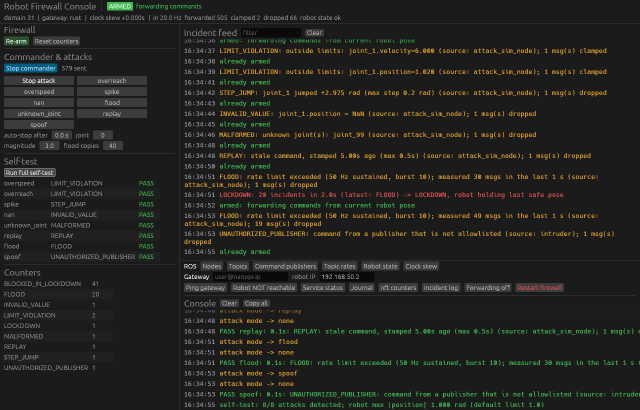
#> input picture docs/firewall_console.png, 1280 x 820 px, found by its file name (shown at 1/2 size)
$ python make_slides.py
#> lines starting #> are read from the running program, lines starting #| are printed output that depends on the picture
"""
Build the LinkedIn carousel: four 1080x1350 (4:5) slides with a shared frame.

  python3 bench/make_slides.py      # -> docs/linkedin/slide_{1..4}.png

Data comes from bench/results/ (see bench/README.md); slide 3 uses
docs/firewall_console.png (console at --zoom 1.5 after a self-test run).
"""
import json
from pathlib import Path

import matplotlib

matplotlib.use('Agg')
import matplotlib.pyplot as plt  # noqa: E402
import matplotlib.ticker  # noqa: E402
from matplotlib.patches import FancyBboxPatch  # noqa: E402
from PIL import Image  # noqa: E402

R = Path('bench/results')
OUT = Path('docs/linkedin')
OUT.mkdir(parents=True, exist_ok=True)
TOTAL = 4
REPO = 'github.com/Amin-Ahmed-G/robotshield'

SURFACE = '#fcfcfb'
CARD = '#f3f2ee'
INK = '#0b0b0b'
INK2 = '#52514e'
MUTED = '#8a8984'
GRID = '#e6e5e0'
BLUE = '#2a78d6'
ORANGE = '#eb6834'
SHADE_ATTACK = '#fbe3d9'
SHADE_LOCK = '#efeee9'

plt.rcParams.update({
    'font.family': 'DejaVu Sans', 'font.size': 13,
    'axes.edgecolor': GRID, 'axes.labelcolor': INK2, 'xtick.color': INK2, 'ytick.color': INK2,
    'xtick.labelsize': 12, 'ytick.labelsize': 12, 'axes.grid': True, 'grid.color': GRID,
    'grid.linewidth': 0.8, 'figure.facecolor': SURFACE, 'axes.facecolor': SURFACE,
    'savefig.facecolor': SURFACE, 'axes.spines.top': False, 'axes.spines.right': False,
})


def frame(n, headline, sub, takeaway):
    """Portrait slide with the shared header/footer; returns the figure."""
    fig = plt.figure(figsize=(7.2, 9.0), dpi=150)
    fig.text(0.06, 0.955, f'ROBOSHIELD v2', fontsize=11, fontweight='bold', color=BLUE, va='center')
    fig.text(0.94, 0.955, f'{n} / {TOTAL}', fontsize=11, color=MUTED, ha='right', va='center')
    fig.text(0.06, 0.905, headline, fontsize=21, fontweight='bold', color=INK, va='top', linespacing=1.15)
    fig.text(0.06, 0.80, sub, fontsize=12.5, color=INK2, va='top', linespacing=1.35)
    fig.add_artist(plt.Line2D([0.06, 0.94], [0.085, 0.085], color=GRID, lw=1))
    fig.text(0.06, 0.06, takeaway, fontsize=12.5, color=INK, va='center', fontweight='bold')
    fig.text(0.06, 0.028, REPO, fontsize=10.5, color=MUTED, va='center')
    return fig


def save(fig, n):
    fig.savefig(OUT / f'slide_{n}.png', dpi=150)
    plt.close(fig)


# ---------------------------------------------------------------- slide 1
def slide_timeline():
    d = json.loads((R / 'timeline.json').read_text())
#> (reads bench/results/timeline.json from the repository)
    lockdown = next(t for t, a, _ in d['events'] if a == 'LOCKDOWN')
    flood_start = min(t for t, _ in d['commanded'] if t >= 15.0)
    react_ms = 1000 * (lockdown - flood_start)
    fig = frame(1, 'An attacker pushed the arm\npast its limits. It didn\'t move.',
                'Live run through the Rust gateway: an overreach attack gets clamped,\n'
                f'then a 600 msg/s flood triggers lockdown in ~{react_ms:.0f} ms.',
                'The robot never left its safe range.')
    ax1 = fig.add_axes((0.13, 0.43, 0.81, 0.31))
    ax2 = fig.add_axes((0.13, 0.15, 0.81, 0.22), sharex=ax1)
    end = 22.0
    for ax in (ax1, ax2):
        ax.axvspan(4, 12, color=SHADE_ATTACK, lw=0, zorder=0)
        ax.axvspan(lockdown, end, color=SHADE_LOCK, lw=0, zorder=0)
        ax.axvline(lockdown, color=INK2, lw=1.2, zorder=2)
        ax.set_xlim(0, end)
    ct, cv = zip(*d['commanded'])
    rt, rv = zip(*d['robot'])
    ax1.plot(ct, cv, color=ORANGE, lw=2, ls='--', zorder=3)
    ax1.plot(rt, rv, color=BLUE, lw=3, zorder=4)
    for lim in (1.0, -1.0):
        ax1.axhline(lim, color=INK, lw=1, ls=':', zorder=2)
    ax1.set_ylim(-1.75, 1.85)
    ax1.set_yticks([-1.5, -1, 0, 1, 1.5])
    ax1.set_ylabel('joint position (rad)', fontsize=12)
    ax1.text(8, 1.62, 'OVERREACH', ha='center', fontsize=12, fontweight='bold', color=INK)
    ax1.text(lockdown + 0.3, 1.62, 'FLOOD →\nLOCKDOWN', fontsize=11, fontweight='bold', color=INK, va='center')
    ax1.text(0.2, 1.1, 'limit ±1.0', fontsize=11, color=INK2)
    ax1.text(16.9, 1.15, 'attacker asks', fontsize=12, color=ORANGE, fontweight='bold')
    ax1.text(15.6, -1.45, 'robot holds', fontsize=12, color=BLUE, fontweight='bold')
    ax1.text(0.2, -1.5, 'robot clamped at ±1.0', fontsize=12, color=BLUE, fontweight='bold')
    plt.setp(ax1.get_xticklabels(), visible=False)

    def binned(ts, width=0.25):
#> called with width = 0.25
        n = int(end / width)
        c = [0] * n
        for t in ts:
            if 0 <= int(t / width) < n:
                c[int(t / width)] += 1
        return [(i + 0.5) * width for i in range(n)], [v / width for v in c]

    sx, sy = binned(d['sent'])
    fx, fy = binned(d['forwarded'])
    ax2.step(sx, sy, where='mid', color=ORANGE, lw=2, zorder=3)
    ax2.step(fx, fy, where='mid', color=BLUE, lw=3, zorder=4)
    ax2.set_yscale('symlog', linthresh=10)
    ax2.set_ylim(0, 2500)
    ax2.set_yticks([0, 20, 600], ['0', '20', '600'])
    ax2.yaxis.set_minor_locator(matplotlib.ticker.NullLocator())
    ax2.set_ylabel('msgs / s', fontsize=12)
    ax2.set_xlabel('time (s)', fontsize=12)
    ax2.text(0.3, 45, 'reached robot', color=BLUE, fontsize=12, fontweight='bold')
    ax2.text(lockdown + 2.3, 900, 'sent', color=ORANGE, fontsize=12, fontweight='bold')
    ax2.text(lockdown + 2.3, 1.2, '0 reach robot', color=INK, fontsize=11)
    save(fig, 1)
#> in save, `fig.savefig(OUT / f'slide_{n}.png', dpi=150)`:
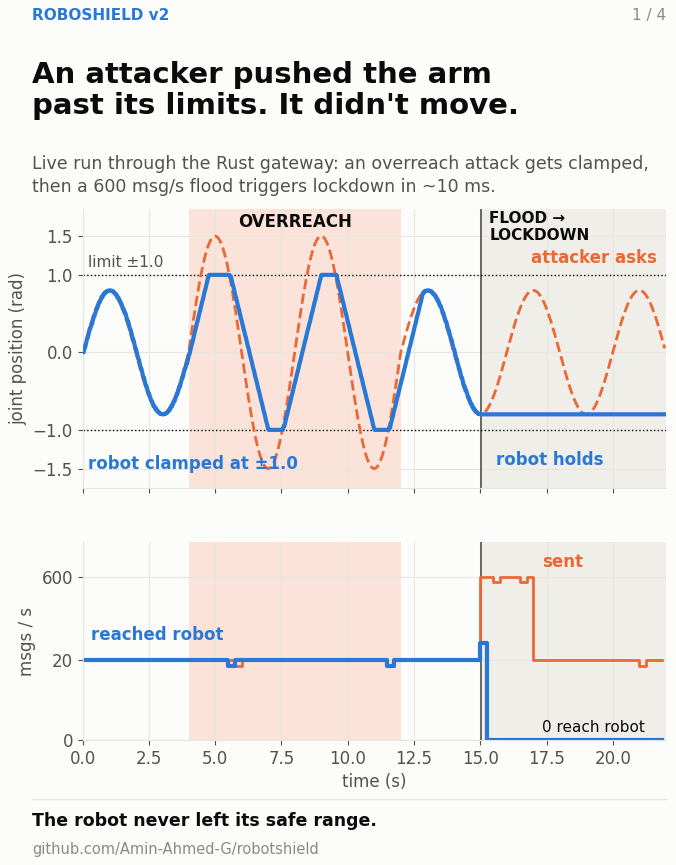
#> figure drawn by matplotlib, 2 panels; panel 2: curve peaks at x = 15.12, y = 600; panel 2: curve peaks at x = 15.12, y = 40
    return react_ms


# ---------------------------------------------------------------- slide 2
def slide_compare():
    rows = [
        ('Position', 'passive network tap', 'inline: the only path to the robot'),
        ('Response', 'writes an alert', 'clamp, drop, or lock down'),
        ('Robot safety', 'none', 'holds last safe pose, boots locked'),
        ('Spoofed publishers', 'flags DDS IDs', 'drops their messages + SROS2 certs'),
        ('Command content', 'not inspected', 'limits, jumps, NaN, replays'),
        ('Robot-side network', 'not covered', 'rogue devices, state spoofing'),
        ('Operator tooling', 'command line', 'GUI: every command is a button'),
    ]
    fig = frame(2, 'v1 watched the network.\nv2 protects the robot.',
                'RoboShield v1 parsed raw RTPS packets and raised alerts.\n'
                'v2 sits between the network and the robot and acts.',
                'Same project, one level up: from detecting to preventing.')
    ax = fig.add_axes((0.06, 0.10, 0.88, 0.645))
    ax.set_axis_off()
    ax.set_xlim(0, 1)
    ax.set_ylim(0, 1)
    n = len(rows)
    h = 1.0 / n
    for i, (cap, v1, v2) in enumerate(rows):
        top = 1 - i * h
        ax.add_patch(FancyBboxPatch((0, top - h + 0.012), 1, h - 0.024,
                                    boxstyle='round,pad=0,rounding_size=0.02',
                                    facecolor=CARD, edgecolor='none'))
        ax.text(0.04, top - 0.033, cap, fontsize=13, fontweight='bold', color=INK, va='center')
        ax.text(0.04, top - 0.075, 'v1', fontsize=11, color=MUTED, fontweight='bold', va='center')
        ax.text(0.11, top - 0.075, v1, fontsize=12, color=MUTED, va='center')
        ax.text(0.04, top - 0.113, 'v2', fontsize=11, color=BLUE, fontweight='bold', va='center')
        ax.text(0.11, top - 0.113, v2, fontsize=12.5, color=INK, va='center')
    save(fig, 2)
#> call 2 of save, with n = 2
#> in save (call 2), `fig.savefig(OUT / f'slide_{n}.png', dpi=150)`:
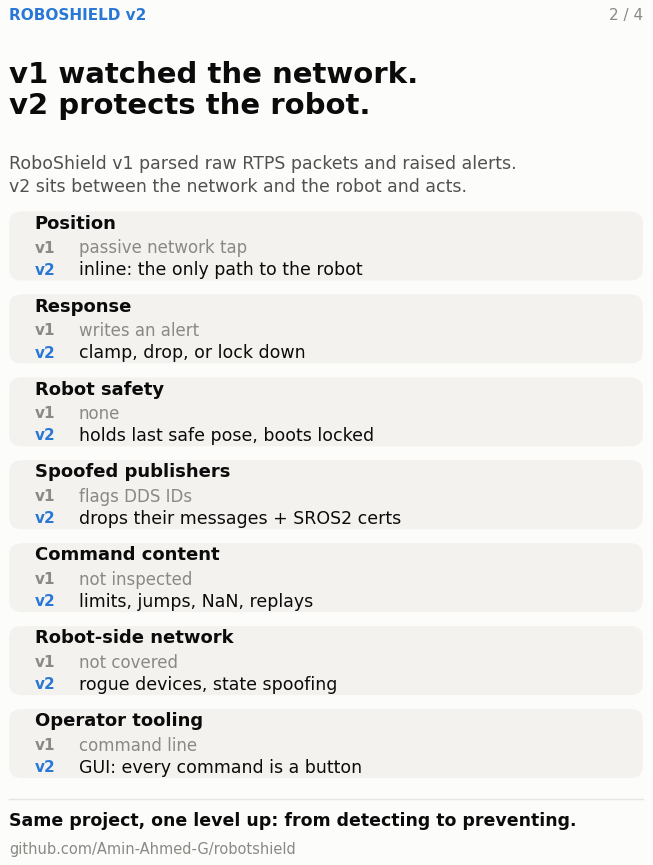
#> figure drawn by matplotlib, 1 panel


# ---------------------------------------------------------------- slide 3
def slide_console():
    shot = Image.open('docs/firewall_console.png').convert('RGB')
#> shot is the input picture: PIL image 1280x820 RGB; mean R, G, B 36.2, 36.4, 32.9
    status = shot.crop((0, 0, 620, 38))
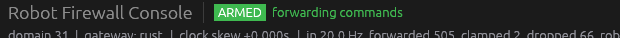
#> status: PIL image 620x38 RGB; mean R, G, B 38.7, 44.5, 39.9
    selftest = shot.crop((0, 468, 540, 790))
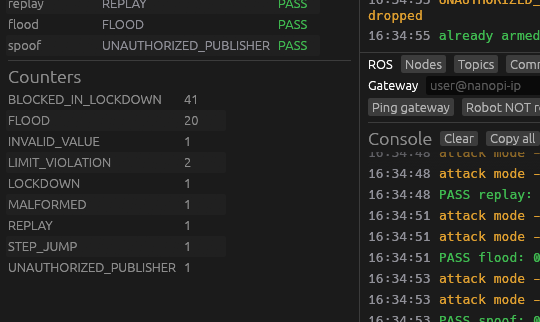
#> selftest: PIL image 540x322 RGB; mean R, G, B 36.2, 36.5, 34.6
    fig = frame(3, '8 attack types.\n8 caught. One click.',
                'The Rust console runs every attack against the live firewall and\n'
                'checks each one is reported. Also 8/8 in a run with SROS2 enforced.',
                'Every debug command is a button. No terminal juggling.')
    aspect = 7.2 / 9.0
    top, bottom = 0.735, 0.335          # space between subtitle and the tiles
    gap, caption = 0.015, 0.03
    # Same width for strip and table, as large as the vertical space allows.
    per_w = (status.height / status.width + selftest.height / selftest.width) * aspect
#> per_w = 0.526
    w = min(0.88, (top - bottom - gap - caption) / per_w)
#> w = 0.675
    x = (1 - w) / 2
#> x = 0.163
    h0 = w * status.height / status.width * aspect
#> h0 = 0.0331
    ax0 = fig.add_axes((x, top - h0, w, h0))
    ax0.imshow(status)
    ax0.set_axis_off()
    h1 = w * selftest.height / selftest.width * aspect
#> h1 = 0.322
    ax1 = fig.add_axes((x, top - h0 - gap - h1, w, h1))
    ax1.imshow(selftest)
    ax1.set_axis_off()
    fig.text(x, top - h0 - gap - h1 - 0.012,
             'Status bar and self-test panel from the console, after one run.',
             fontsize=10.5, color=MUTED, va='top')
    tiles = [('8 / 8', 'attacks detected'), ('1.000', 'max robot position\n(limit 1.0 rad)'),
             ('0', 'msgs through from a\ncert-less attacker*')]
    for i, (big, small) in enumerate(tiles):
        x = 0.06 + i * 0.30
        fig.add_artist(FancyBboxPatch((x, 0.12), 0.28, 0.17, boxstyle='round,pad=0,rounding_size=0.015',
                                      transform=fig.transFigure, facecolor=CARD, edgecolor='none'))
        fig.text(x + 0.025, 0.245, big, fontsize=24, fontweight='bold', color=BLUE, va='center')
        fig.text(x + 0.025, 0.165, small, fontsize=11, color=INK2, va='center', linespacing=1.3)
    fig.text(0.06, 0.103, '* SROS2-enforced run, attacker publishing without certificates throughout.',
             fontsize=9.5, color=MUTED, va='center')
    save(fig, 3)


# ---------------------------------------------------------------- slide 4
def slide_speed():
    lat = {}
    for key in ('direct', 'rust', 'python'):
        d = json.loads((R / f'latency_{key}.json').read_text())['latency_us']
        lat[key] = (d[len(d) // 2] / 1000, d[int((len(d) - 1) * 0.99)] / 1000)
    rust = json.loads((R / 'rules_rust.json').read_text())
    py = json.loads((R / 'rules_python.json').read_text())
    added = lat['rust'][0] - lat['direct'][0]
    fig = frame(4, f'Security that costs\n{added:.1f} ms per command.',
                'Median time for a command to go from the laptop to the robot,\n'
                'with no firewall, through the Rust gateway, and through Python.',
                'Fast enough for real-time control loops.')
    ax = fig.add_axes((0.30, 0.47, 0.62, 0.27))
    rows = [('No firewall', 'direct', MUTED), ('Rust gateway', 'rust', BLUE), ('Python gateway', 'python', ORANGE)]
    for y, (label, key, color) in enumerate(reversed(rows)):
        p50, p99 = lat[key]
        ax.barh(y, p50, height=0.55, color=color, zorder=3)
        ax.text(p50 + 0.03, y, f'{p50:.2f} ms', va='center', fontsize=13, color=INK, fontweight='bold')
    ax.set_yticks(range(3), [r[0] for r in reversed(rows)], fontsize=13)
    ax.tick_params(axis='y', length=0)
    ax.set_xlim(0, 2.0)
    ax.set_xlabel('median latency (ms)', fontsize=12)
    ax.grid(axis='y', visible=False)

    def tile(x, big, small):
        fig.add_artist(FancyBboxPatch((x, 0.15), 0.42, 0.21, boxstyle='round,pad=0,rounding_size=0.015',
                                      transform=fig.transFigure, facecolor=CARD, edgecolor='none'))
        fig.text(x + 0.03, 0.30, big, fontsize=30, fontweight='bold', color=BLUE, va='center')
        fig.text(x + 0.03, 0.205, small, fontsize=11.5, color=INK2, va='center', linespacing=1.35)

    tile(0.06, f'{rust["p50_ns"] / 1000:.2f} µs', f'to check one command\n({py["p50_ns"] / rust["p50_ns"]:.0f}x faster than Python)')
    tile(0.52, '1000/1000', 'commands delivered\nin every latency run')
    fig.text(0.06, 0.125, 'Laptop benchmark (Ryzen 7 7435HS, ROS 2 Jazzy, Fast DDS). NanoPi numbers next.',
             fontsize=9.5, color=MUTED)
    save(fig, 4)
    return added


if __name__ == '__main__':
    print('lockdown reaction ms:', round(slide_timeline()))
    slide_compare()
    slide_console()
#> (the run stopped early here; a loop or call above may not have finished)
